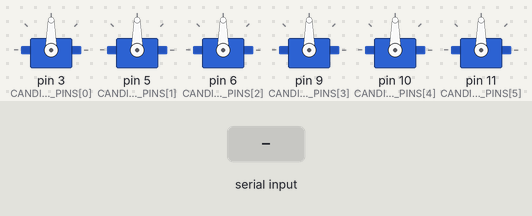
The sketch below on a simulated Arduino Uno, built with avr-gcc and run on an emulated ATmega328P. On the bench: 6 × servo. The inputs (shaded band) are chosen by the test bench. What the sketch prints to the serial monitor is not drawn.

Above: at 2.4 s.
2.5 s: "5\n" received over Serial
At 4.7 s:
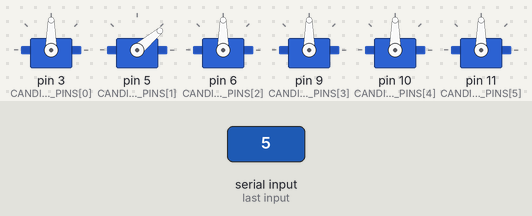
5.0 s: "90,45\n" received over Serial
Timing chart, 0 to 8.0 s (numbered marks = the images above; inputs shaded):
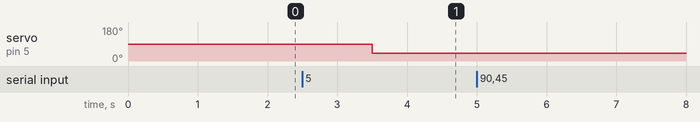

The sketch:

pin_finder.ino
```cpp
/*
 * pin_finder.ino — 어떤 핀이 어떤 관절인지 확정하는 진단 스케치
 *
 * 업로드 후 시리얼 모니터(115200, "새 줄")에서:
 *   <핀번호> <각도>   예) 9 60   → D9 서보를 60도로
 *
 * 후보 핀 6개(D3, D5, D6, D9, D10, D11)를 전부 활성화해 둡니다.
 * 각 핀에 70 → 110을 차례로 보내 어느 부위가 움직이는지 기록하세요.
 * 예) "9 70" 입력 → 베이스가 움직였다 → D9=베이스 확정
 */

#include <Servo.h>

const uint8_t CANDIDATE_PINS[] = {3, 5, 6, 9, 10, 11};
const uint8_t NUM_PINS = sizeof(CANDIDATE_PINS);

Servo servos[NUM_PINS];

int pinIndex(long pin) {
  for (uint8_t i = 0; i < NUM_PINS; i++)
    if (CANDIDATE_PINS[i] == pin) return i;
  return -1;
}

void setup() {
  Serial.begin(115200);
  for (uint8_t i = 0; i < NUM_PINS; i++) {
    servos[i].attach(CANDIDATE_PINS[i]);
    servos[i].write(90);
    delay(200);
  }
  Serial.println(F("PIN FINDER READY — 입력: <핀번호> <각도>  예) 9 60"));
}

void loop() {
  if (Serial.available()) {
    long pin = Serial.parseInt();
    long angle = Serial.parseInt();
    while (Serial.available()) Serial.read();  // 잔여 문자 비우기
    if (pin == 0 && angle == 0) return;

    int idx = pinIndex(pin);
    if (idx < 0) {
      Serial.print(F("ERR 후보 핀 아님: D"));
      Serial.println(pin);
      return;
    }
    if (angle < 40)  angle = 40;   // 진단 중 과도한 이동 방지
    if (angle > 140) angle = 140;
    servos[idx].write((int)angle);
    Serial.print(F("D"));
    Serial.print(pin);
    Serial.print(F(" → "));
    Serial.print(angle);
    Serial.println(F("도 (어느 부위가 움직였나요?)"));
  }
}
```

Measured:
- after the input at 2.5 s, servo on pin 5 (CANDIDATE_PINS[1]): 90° → 40° after 1.0 s
- after the input at 5.0 s, every drawn part: stays the same
